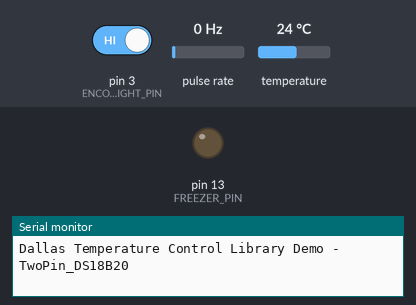
A sketch run on a simulated Arduino Uno, built with avr-gcc and run on an emulated ATmega328P. On the bench: output pins drawn as LEDs (lit = HIGH), the last lines printed to the serial monitor. Wiring (inferred from the names in the program): pulse sensor: data pin 2. The test bench sets the inputs (shaded band); at power-on: pulse rate 0 Hz, pin 3 (ENCODER_RIGHT_PIN) HIGH, temperature 24 °C.

Above: at 0.1 s.
At 1.2 s:
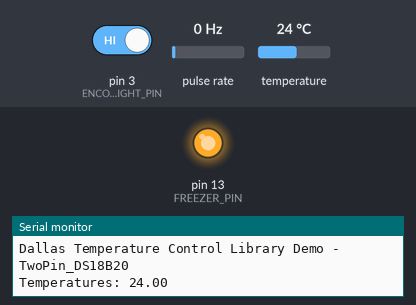
1.3 s: pulse rate (sensor on pin 2) set to 4 Hz
3.1 s: pulse rate (sensor on pin 2) set to 50 Hz
Timing chart, 0 to 6.1 s (numbered marks = the images above; inputs shaded):
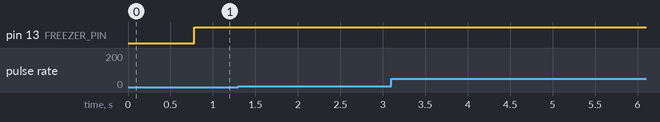

The sketch:

ArdunioFreezer.ino
```cpp
#include <Arduino_FreeRTOS.h>
#include <OneWire.h>
#include <DallasTemperature.h>
#include <semphr.h>

#define SERIAL_RATE       9600
#define DS18020_PIN       4
#define FREEZER_PIN       13
#define ENCODER_LEFT_PIN  2
#define ENCODER_RIGHT_PIN 3
#define TEMPERATURE_STEP  0.1f
#define RETENTION         1.0f   // 1 degree
#define LEFT              true
#define RIGHT             false
#define PRIO_MAX          3
#define PRIO_HIGT         2
#define PRIO_NORMAL       1
#define PRIO_LOW          0
#define TASK_BEGIN        for (;;) {
#define TASK_END          }
#define INCREASE          {setupTemperature += TEMPERATURE_STEP;}
#define DECREASE          {setupTemperature -= TEMPERATURE_STEP;}

volatile float    setupTemperature(0);
volatile float    currentTemperature(0);
OneWire           oneWire(DS18020_PIN);
DallasTemperature sensor(&oneWire);
SemaphoreHandle_t xSerialSemaphore;

void taskUpdateTemperature(void *param);
void onLeftInterrupted();
void onRightInterrupted();
void handleInterrupted(boolean side);

void setup(void)
{
  Serial.begin(SERIAL_RATE);
  Serial.println("Dallas Temperature Control Library Demo - TwoPin_DS18B20");
  sensor.begin();
  setupFreezer();
  createSemaphores();
  createTasks();
  createInterrupts();
}

void setupFreezer() {
  pinMode(FREEZER_PIN, OUTPUT);
  digitalWrite(FREEZER_PIN, LOW);
}

void createSemaphores()
{
  if (xSerialSemaphore == NULL ) {
    xSerialSemaphore = xSemaphoreCreateMutex();
    if (xSerialSemaphore != NULL) {
      xSemaphoreGive(xSerialSemaphore);
    }
  }
}

void createTasks()
{
  // Create temperature updating task
  xTaskCreate(
    taskUpdateTemperature, (const portCHAR *) "Temperature",
    128, NULL, PRIO_NORMAL, NULL);
}

void createInterrupts()
{
  pinMode(ENCODER_LEFT_PIN, INPUT_PULLUP);
  pinMode(ENCODER_RIGHT_PIN, INPUT_PULLUP);
  attachInterrupt(digitalPinToInterrupt(ENCODER_LEFT_PIN), onLeftInterrupted, RISING);
  //attachInterrupt(digitalPinToInterrupt(ENCODER_RIGHT_PIN), onRightInterrupted, CHANGE);
}

void taskUpdateTemperature(void* param __attribute__((unused)))
{
  TASK_BEGIN
  sensor.requestTemperatures();
  currentTemperature = sensor.getTempCByIndex(0);
  if (xSemaphoreTake(xSerialSemaphore, (TickType_t) 5) == pdTRUE) {
    Serial.print("Temperatures: ");
    Serial.println(currentTemperature);
    xSemaphoreGive(xSerialSemaphore);
  }
  if (currentTemperature >= setupTemperature) {
    digitalWrite(FREEZER_PIN, HIGH);
  } else if (currentTemperature <= setupTemperature - RETENTION) {
    digitalWrite(FREEZER_PIN, LOW);
  }
  vTaskDelay( 1000 / portTICK_PERIOD_MS );
  TASK_END
}

void onLeftInterrupted()
{ handleInterrupted(LEFT); }

void onRightInterrupted()
{ handleInterrupted(RIGHT); }

void handleInterrupted(boolean side)
{
  int leftPin  = digitalRead(ENCODER_LEFT_PIN);
  int rightPin = digitalRead(ENCODER_RIGHT_PIN);
  if (side == LEFT) {
    if ((leftPin == HIGH && rightPin == HIGH) || (leftPin == LOW && rightPin == LOW)) {
      DECREASE; // - <- +
    } else {
      INCREASE; // - -> +
    }
  } else {
    if ((leftPin == HIGH && rightPin == HIGH) || (leftPin == LOW && rightPin == LOW)) {
      INCREASE; // - -> +
    } else {
      DECREASE; // - <- +
    }
  }

  if (xSemaphoreTake(xSerialSemaphore, (TickType_t) 5) == pdTRUE) {
    Serial.print("Setup: ");
    Serial.println(setupTemperature);
    xSemaphoreGive(xSerialSemaphore);
  }
}

void loop(void)
{ /* Empty implemented */
}
```
